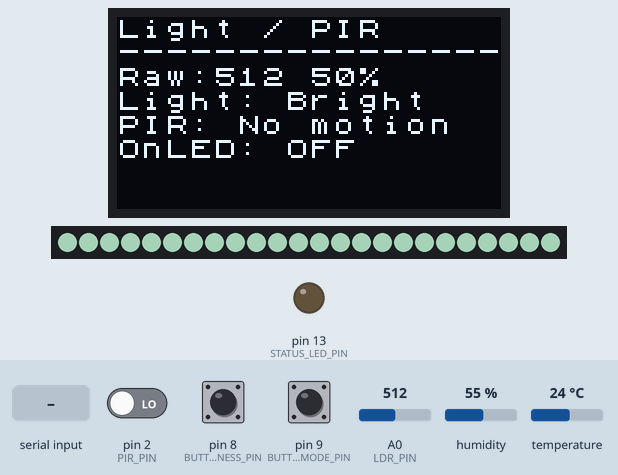
This sketch was run on a simulated Arduino Uno, built with avr-gcc and run on an emulated ATmega328P. Shown: 128×64 one-colour display, 24 RGB LEDs in strip order, left to right, output pins drawn as LEDs (lit = HIGH). The test bench sets the inputs (shaded band); at power-on: A0 (LDR_PIN) = 512, pin 2 (PIR_PIN) LOW, pin 8 (BUTTON_BRIGHTNESS_PIN) HIGH, pin 9 (BUTTON_MODE_PIN) HIGH, humidity 55 %, temperature 24 °C. Dim RGB values are drawn brighter than linear; what the sketch prints to the serial monitor is not drawn.

Above: at 5.4 s.
6.2 s: "CMD,BRIGHT,\n" received over Serial
At 7.7 s:
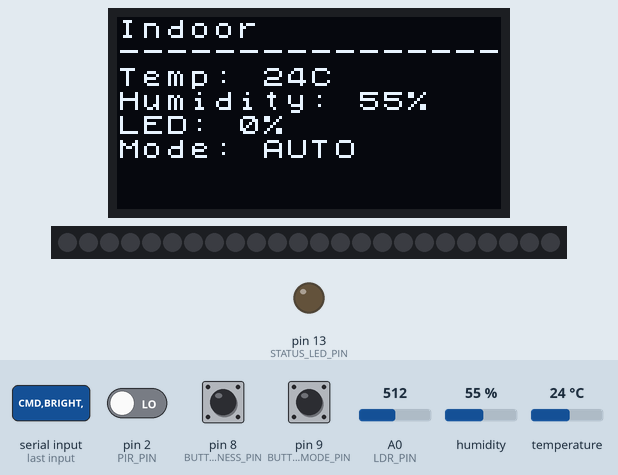
7.9 s: A0 (LDR_PIN) set to 390
9.6 s: pin 2 (PIR_PIN) driven HIGH
At 9.72 s:
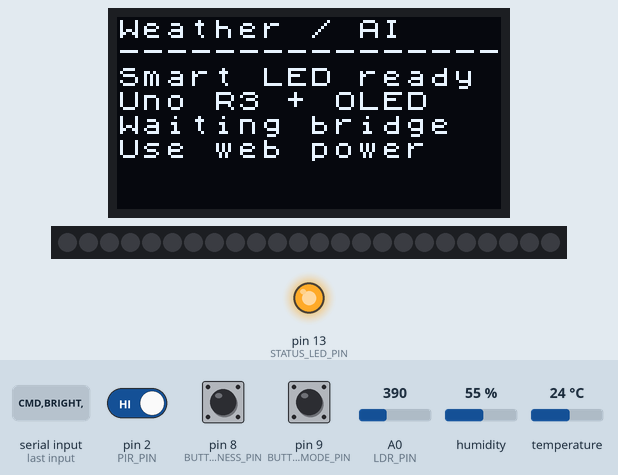
11.4 s: pin 8 (BUTTON_BRIGHTNESS_PIN) pulled LOW for 0.15 s
At 11.84 s:
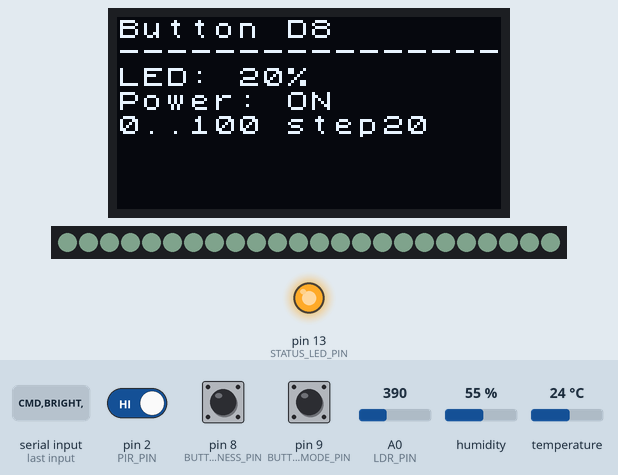
12.1 s: pin 9 (BUTTON_MODE_PIN) pulled LOW for 1 s
At 13.5 s:
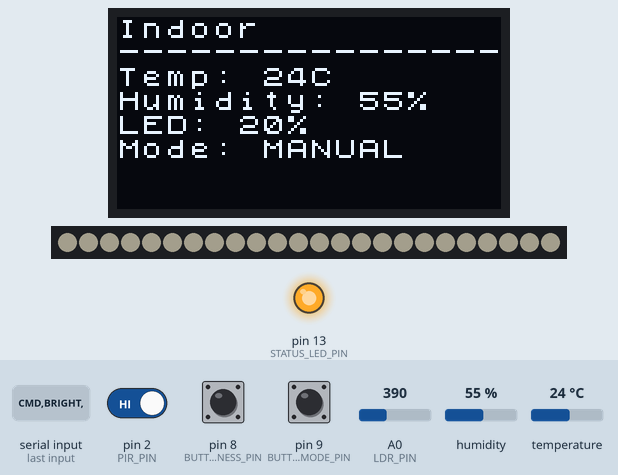
13.7 s: pin 9 (BUTTON_MODE_PIN) pulled LOW for 3.2 s
At 15.4 s:
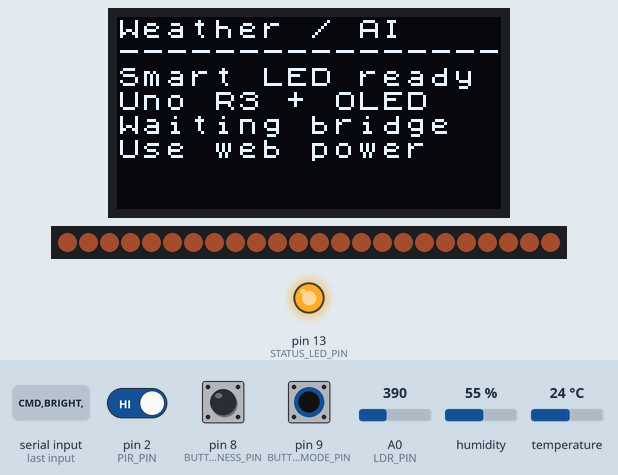
Timing chart, 0 to 16.9 s (numbered marks = the images above; inputs shaded):
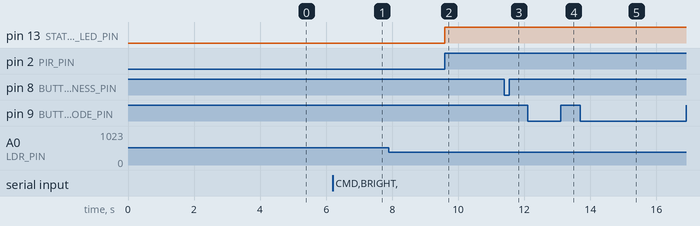

Measured:
- after the input at 6.2 s, the display: first differs from a run without the input after 0.21 s (image 1 shows a later state)
- after the input at 9.6 s, pin 13 (STATUS_LED_PIN): LOW → HIGH at once
- after the input at 11.4 s, the display: first changes after 0.07 s (image 3 shows a later state)
- after the input at 13.7 s, the display: first differs from a run without the input after 0.48 s (image 5 shows a later state)
- what the display in image 0 shows lasts 0.6 s, from 5.4 s to 6.0 s

The sketch:

smart_led_light.ino
```cpp
#include <Wire.h>
#include <U8x8lib.h>
#include <DHT.h>
#include <Adafruit_NeoPixel.h>

#define DHT_PIN 7
#define DHT_TYPE DHT11
#define PIR_PIN 2
#define LDR_PIN A0
#define LED_PIN 5
#define LED_COUNT 24
#define STATUS_LED_PIN LED_BUILTIN
#define BUTTON_BRIGHTNESS_PIN 8
#define BUTTON_MODE_PIN 9
#define SERIAL_BAUD 9600
#define DISPLAY_LINE_COUNT 4
#define DISPLAY_PAGE_COUNT 3
#define OLED_COLS 16
#define BUTTON_DEBOUNCE_MS 45
#define MODE_COUNT 4
#define LDR_DARK_THRESHOLD 400
#define SENSOR_DEBUG_INTERVAL_MS 1000
#define DISPLAY_REFRESH_MS 1000

DHT dht(DHT_PIN, DHT_TYPE);
U8X8_SH1106_128X64_NONAME_HW_I2C oled(U8X8_PIN_NONE);
Adafruit_NeoPixel strip(LED_COUNT, LED_PIN, NEO_GRB + NEO_KHZ800);

uint8_t hangulHanTop[] = {
  0x40, 0xA4, 0x15, 0x15, 0x17, 0x15, 0x15, 0xA4,
  0x44, 0x00, 0x20, 0x20, 0xFE, 0x20, 0x20, 0x00
};
uint8_t hangulHanBottom[] = {
  0x00, 0x00, 0xF9, 0x81, 0x81, 0x81, 0x81, 0x80,
  0x80, 0x80, 0x80, 0x80, 0x83, 0x00, 0x00, 0x00
};
uint8_t hangulGeulTop[] = {
  0x00, 0x00, 0x82, 0x82, 0x82, 0x82, 0x82, 0x82,
  0x82, 0x82, 0x82, 0xBE, 0x80, 0x80, 0x00, 0x00
};
uint8_t hangulGeulBottom[] = {
  0x00, 0x00, 0x74, 0x54, 0x54, 0x54, 0x54, 0x54,
  0x54, 0x54, 0x54, 0x54, 0x5C, 0x00, 0x00, 0x00
};

String apiWeather = "No API";
String apiRain = "-";
String apiWind = "-";
String aiMessage = "AI msg standby";
String displayLines[DISPLAY_LINE_COUNT] = {
  "Smart LED ready",
  "Uno R3 + OLED",
  "Waiting bridge",
  "Use web power"
};

unsigned long lastDisplay = 0;
unsigned long lastSensorDebug = 0;
int displayPage = 0;
bool ledPower = true;
int ledBrightness = 70;
bool lastBrightnessButtonReading = HIGH;
bool stableBrightnessButtonState = HIGH;
unsigned long lastBrightnessButtonChange = 0;
bool lastModeButtonReading = HIGH;
bool stableModeButtonState = HIGH;
unsigned long lastModeButtonChange = 0;
int colorModeIndex = 0;
const char *colorModes[MODE_COUNT] = {"AUTO", "MANUAL", "REST", "STUDY"};

void setup() {
  Wire.begin();
  oled.begin();
  oled.setFont(u8x8_font_chroma48medium8_r);
  oled.setPowerSave(0);
  oled.clearDisplay();
  oled.drawString(0, 0, "SMART BOOT");
  oled.drawString(0, 2, "OLED first");
  oled.drawString(0, 4, "A4 SDA A5 SCL");
  delay(1200);

  Serial.begin(SERIAL_BAUD);
  dht.begin();
  pinMode(PIR_PIN, INPUT);
  pinMode(LDR_PIN, INPUT);
  pinMode(STATUS_LED_PIN, OUTPUT);
  pinMode(BUTTON_BRIGHTNESS_PIN, INPUT_PULLUP);
  pinMode(BUTTON_MODE_PIN, INPUT_PULLUP);
  digitalWrite(STATUS_LED_PIN, LOW);
  strip.begin();
  strip.clear();
  strip.show();
  applyLedOutput();

  showKoreanSplash();
  delay(1500);
  showBootScreen();

  delay(1500);
}

void loop() {
  readSerialData();
  readButtonInputs();
  updateMotionStatusLed();
  printSensorDebug();
  keepDisplayAwake();

  if (millis() - lastDisplay >= DISPLAY_REFRESH_MS) {
    lastDisplay = millis();
    displayPage = (displayPage + 1) % DISPLAY_PAGE_COUNT;
    displayCurrentPage();
  }
}

void readSerialData() {
  if (Serial.available() <= 0) {
    return;
  }

  String line = Serial.readStringUntil('\n');
  line.trim();

  if (line.startsWith("CMD,LCD,")) {
    handlePowerCommand(line.substring(8));
    return;
  }

  if (line.startsWith("CMD,POWER,")) {
    handlePowerCommand(line.substring(10));
    return;
  }

  if (line.startsWith("CMD,BRIGHT,")) {
    handleBrightnessCommand(line.substring(11));
    return;
  }

  if (line.startsWith("CMD,MODE,")) {
    handleModeCommand(line.substring(9));
    return;
  }

  if (line.startsWith("DATA,")) {
    handleDisplayData(line.substring(5));
    return;
  }

  if (!line.startsWith("WEA,")) {
    return;
  }

  int firstComma = line.indexOf(',');
  int secondComma = line.indexOf(',', firstComma + 1);
  int thirdComma = line.indexOf(',', secondComma + 1);

  if (firstComma == -1 || secondComma == -1 || thirdComma == -1) {
    return;
  }

  apiWeather = line.substring(firstComma + 1, secondComma);
  apiRain = line.substring(secondComma + 1, thirdComma);
  apiWind = line.substring(thirdComma + 1);
  displayLines[0] = "Weather: " + apiWeather;
  displayLines[1] = "Rain: " + apiRain + "mm";
  displayLines[2] = "Wind: " + apiWind + "m/s";
  displayLines[3] = aiMessage;
  displayApiData();
}

void handlePowerCommand(String command) {
  command.trim();

  if (command == "ON") {
    ledPower = true;
    applyLedOutput();
    drawPage("LED Power", "LED ON", "Brightness: " + String(ledBrightness) + "%", "Web/Button OK", "");
    lastDisplay = 0;
  } else if (command == "OFF") {
    ledPower = false;
    applyLedOutput();
    drawPage("LED Power", "LED OFF", "Display stays ON", "Web/Button OK", "");
    lastDisplay = 0;
  }
}

void handleBrightnessCommand(String value) {
  value.trim();
  ledBrightness = constrain(value.toInt(), 0, 100);
  ledPower = ledBrightness > 0;
  applyLedOutput();

  drawPage(
    "Brightness",
    "LED: " + String(ledBrightness) + "%",
    ledPower ? "Power: ON" : "Power: OFF",
    "WS2812 DIN: D5",
    ""
  );
  lastDisplay = 0;
}

void handleModeCommand(String mode) {
  mode.trim();
  mode.toUpperCase();

  for (int index = 0; index < MODE_COUNT; index++) {
    if (mode == colorModes[index]) {
      colorModeIndex = index;
      applyLedOutput();
      showModeStatus("Web mode");
      return;
    }
  }
}

void readButtonInputs() {
  if (wasButtonPressed(BUTTON_BRIGHTNESS_PIN, lastBrightnessButtonReading, stableBrightnessButtonState, lastBrightnessButtonChange)) {
    ledBrightness += 20;
    if (ledBrightness > 100) {
      ledBrightness = 0;
    }
    ledPower = ledBrightness > 0;
    applyLedOutput();
    drawPage(
      "Button D8",
      "LED: " + String(ledBrightness) + "%",
      ledPower ? "Power: ON" : "Power: OFF",
      "0..100 step20",
      ""
    );
    lastDisplay = 0;
  }

  if (wasButtonPressed(BUTTON_MODE_PIN, lastModeButtonReading, stableModeButtonState, lastModeButtonChange)) {
    colorModeIndex = (colorModeIndex + 1) % MODE_COUNT;
    applyLedOutput();
    showModeStatus("Button D9");
  }
}

void showModeStatus(String source) {
  drawPage(
    source,
    "Mode: " + String(colorModes[colorModeIndex]),
    "Color mode only",
    "RGB later ready",
    ""
  );
  lastDisplay = 0;
}

bool wasButtonPressed(uint8_t pin, bool &lastReading, bool &stableState, unsigned long &lastChange) {
  bool reading = digitalRead(pin);

  if (reading != lastReading) {
    lastChange = millis();
    lastReading = reading;
  }

  if ((millis() - lastChange) > BUTTON_DEBOUNCE_MS && reading != stableState) {
    stableState = reading;
    if (stableState == LOW) {
      return true;
    }
  }

  return false;
}

void applyLedOutput() {
  uint32_t color = ledPower ? currentStripColor() : strip.Color(0, 0, 0);

  strip.setBrightness(ledPower ? map(ledBrightness, 0, 100, 0, 180) : 0);
  for (int index = 0; index < LED_COUNT; index++) {
    strip.setPixelColor(index, color);
  }
  strip.show();
}

uint32_t currentStripColor() {
  if (colorModeIndex == 1) {
    return strip.Color(255, 245, 220);
  }
  if (colorModeIndex == 2) {
    return strip.Color(255, 120, 70);
  }
  if (colorModeIndex == 3) {
    return strip.Color(180, 220, 255);
  }
  return strip.Color(200, 255, 220);
}

bool isRoomDark(int rawLight) {
  return rawLight < LDR_DARK_THRESHOLD;
}

bool isPirMotionDetected() {
  return digitalRead(PIR_PIN) == HIGH;
}

void updateMotionStatusLed() {
  int rawLight = analogRead(LDR_PIN);
  bool dark = isRoomDark(rawLight);
  bool motion = isPirMotionDetected();
  digitalWrite(STATUS_LED_PIN, dark && motion ? HIGH : LOW);
}

void printSensorDebug() {
  if (millis() - lastSensorDebug < SENSOR_DEBUG_INTERVAL_MS) {
    return;
  }

  lastSensorDebug = millis();
  int rawLight = analogRead(LDR_PIN);
  bool dark = isRoomDark(rawLight);
  bool motion = isPirMotionDetected();
  bool onboardLedOn = dark && motion;

  Serial.print("DEBUG,LDR=");
  Serial.print(rawLight);
  Serial.print(",DARK=");
  Serial.print(dark ? 1 : 0);
  Serial.print(",PIR=");
  Serial.print(motion ? 1 : 0);
  Serial.print(",ONBOARD_LED=");
  Serial.println(onboardLedOn ? 1 : 0);
}

void handleDisplayData(String payload) {
  int start = 0;
  for (int row = 0; row < DISPLAY_LINE_COUNT; row++) {
    if (start > payload.length()) {
      displayLines[row] = "";
      continue;
    }

    int separator = payload.indexOf('|', start);
    if (separator == -1) {
      displayLines[row] = payload.substring(start);
      start = payload.length() + 1;
    } else {
      displayLines[row] = payload.substring(start, separator);
      start = separator + 1;
    }
    displayLines[row].trim();
  }

  aiMessage = displayLines[DISPLAY_LINE_COUNT - 1];
  displayApiData();
}

void showBootScreen() {
  drawPage("Smart LED", displayLines[0], displayLines[1], displayLines[2], displayLines[3]);
}

void keepDisplayAwake() {
  oled.setPowerSave(0);
}

void showKoreanSplash() {
  oled.clearDisplay();
  drawText(0, 0, "Korean bitmap");
  oled.drawTile(4, 2, 2, hangulHanTop);
  oled.drawTile(4, 3, 2, hangulHanBottom);
  oled.drawTile(8, 2, 2, hangulGeulTop);
  oled.drawTile(8, 3, 2, hangulGeulBottom);
  drawText(0, 6, "Hangul once");
}

void displayCurrentPage() {
  if (displayPage == 0) {
    displayDhtData();
  } else if (displayPage == 1) {
    displayLightData();
  } else {
    displayApiData();
  }
}

void displayDhtData() {
  float humidity = dht.readHumidity();
  float temperature = dht.readTemperature();

  if (isnan(humidity) || isnan(temperature)) {
    drawPage("Indoor", "DHT11: no data", "Check 5V/GND/D7", "OLED still OK", "");
    return;
  }

  drawPage(
    "Indoor",
    "Temp: " + String((int)temperature) + "C",
    "Humidity: " + String((int)humidity) + "%",
    "LED: " + String(ledBrightness) + "%",
    "Mode: " + String(colorModes[colorModeIndex])
  );
}

void displayLightData() {
  int raw = analogRead(LDR_PIN);
  int percent = map(raw, 0, 1023, 0, 100);
  bool dark = isRoomDark(raw);
  bool motion = isPirMotionDetected();
  bool onboardLedOn = dark && motion;

  drawPage(
    "Light / PIR",
    "Raw:" + String(raw) + " " + String(percent) + "%",
    dark ? "Light: Dark" : "Light: Bright",
    motion ? "PIR: Motion" : "PIR: No motion",
    onboardLedOn ? "OnLED: ON" : "OnLED: OFF"
  );
}

void displayApiData() {
  drawPage("Weather / AI", displayLines[0], displayLines[1], displayLines[2], displayLines[3]);
}

String fitToOled(String text) {
  text.replace("\r", " ");
  text.replace("\n", " ");
  if (text.length() > OLED_COLS) {
    return text.substring(0, OLED_COLS);
  }
  while (text.length() < OLED_COLS) {
    text += " ";
  }
  return text;
}

void drawText(uint8_t col, uint8_t row, String text) {
  String fitted = fitToOled(text);
  oled.drawString(col, row, fitted.c_str());
}

void drawPage(String title, String line1, String line2, String line3, String line4) {
  oled.setPowerSave(0);
  oled.clearDisplay();
  drawText(0, 0, title);
  drawText(0, 1, "----------------");
  drawText(0, 2, line1);
  drawText(0, 3, line2);
  drawText(0, 4, line3);
  drawText(0, 5, line4);
}
```
